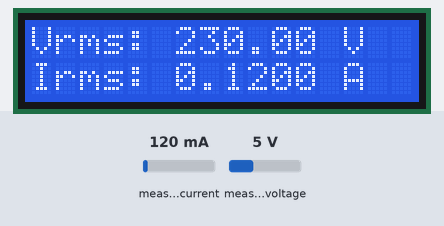
This sketch was run on a simulated Arduino Mega 2560, built with avr-gcc and run on an emulated ATmega2560. Shown: 16×2 character LCD. The test bench sets the inputs (shaded band); at power-on: measured current 120 mA, measured voltage 5 V. WiFi joins after 1.5 s; servers stay silent unless stated; uploads are accepted with an empty reply; what the sketch prints to the serial monitor is not drawn.

Above: at 3.7 s.
3.8 s: measured current set to 40 mA
At 9.4 s:
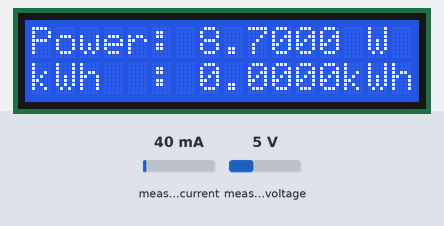
13.4 s: measured voltage set to 0.3 V
At 17.0 s:
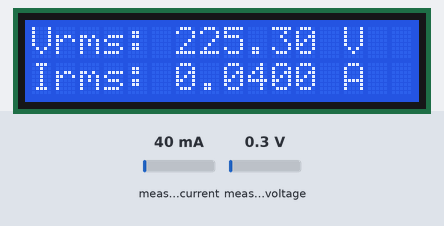
18.8 s: measured current set to 500 mA
At 21.1 s:
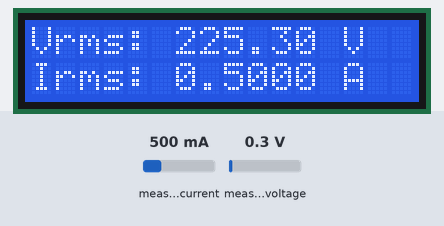
23.2 s: measured voltage set to 3.8 V
At 25.9 s:
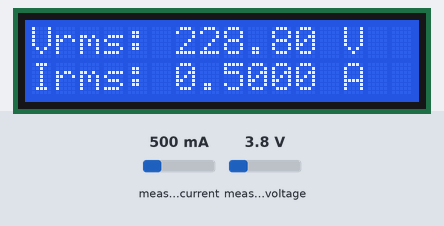
Timing chart, 0 to 27.4 s (numbered marks = the images above; inputs shaded):
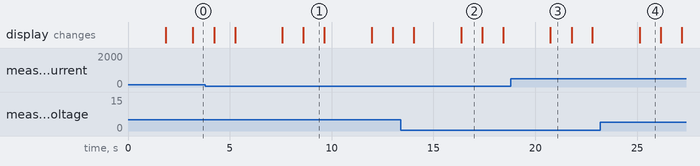

Measured:
- what the display in image 1 shows lasts 1.0 s, from 8.6 s to 9.6 s

The sketch:

pzem_working.ino
```cpp
#define BLYNK_TEMPLATE_ID "TMPL6UkXTp-zf"
#define BLYNK_TEMPLATE_NAME "PZEM  Project"
#define BLYNK_AUTH_TOKEN "Dh8IReGZ5HxDhofHcWqsXALSnNwoGhsw"
#define BLYNK_PRINT Serial
#include <WiFi.h>
#include <WiFiClient.h>
#include <HTTPClient.h>
#include <BlynkSimpleEsp32.h>
#include <Wire.h>
#include <LiquidCrystal_I2C.h>
LiquidCrystal_I2C lcd(0x27, 16, 2);


#include <PZEM004Tv30.h>


const char ssid[] = "s";
const char pass[] = "12345678";

   // change Gscript ID


// Timer for regular updates
BlynkTimer timer;

#if !defined(PZEM_RX_PIN) && !defined(PZEM_TX_PIN)
#define PZEM_RX_PIN 16
#define PZEM_TX_PIN 17
#endif

#if !defined(PZEM_SERIAL)
#define PZEM_SERIAL Serial2
#endif


#if defined(ESP32)
/*************************
 *  ESP32 initialization
 * ---------------------
 *
 * The ESP32 HW Serial interface can be routed to any GPIO pin
 * Here we initialize the PZEM on Serial2 with RX/TX pins 16 and 17
 */
PZEM004Tv30 pzem(PZEM_SERIAL, PZEM_RX_PIN, PZEM_TX_PIN);
#elif defined(ESP8266)
/*************************
 *  ESP8266 initialization
 * ---------------------
 *
 * Not all Arduino boards come with multiple HW Serial ports.
 * Serial2 is for example available on the Arduino MEGA 2560 but not Arduino Uno!
 * The ESP32 HW Serial interface can be routed to any GPIO pin
 * Here we initialize the PZEM on Serial2 with default pins
 */
//PZEM004Tv30 pzem(Serial1);
#else
/*************************
 *  Arduino initialization
 * ---------------------
 *
 * Not all Arduino boards come with multiple HW Serial ports.
 * Serial2 is for example available on the Arduino MEGA 2560 but not Arduino Uno!
 * The ESP32 HW Serial interface can be routed to any GPIO pin
 * Here we initialize the PZEM on Serial2 with default pins
 */
PZEM004Tv30 pzem(PZEM_SERIAL);
#endif
   // change Gscript ID

// Variables for energy calculation
float kWh = 0.000000;
unsigned long lastMillis = millis();

String GOOGLE_SCRIPT_ID = "AKfycbyW563HAe2Wk9qpgO8ectUuURNzUi8JfWX1uqA6hvCE_5tmcABjkGyi2AUOvdbZPtpf";    // change Gscript ID


void setup() {
    // Debugging Serial port
    Serial.begin(115200);
    Blynk.begin(BLYNK_AUTH_TOKEN, ssid, pass);

    // Initialize the LCD
    lcd.begin();
    lcd.backlight();

    // Uncomment in order to reset the internal energy counter
    // pzem.resetEnergy()
}

void loop() {
    // Print the custom address of the PZEM
    Serial.print("Custom Address:");
    Serial.println(pzem.readAddress(), HEX);

    // Read the data from the sensor
    float voltage = pzem.voltage();
    float current = pzem.current();
    float power = pzem.power();
    float energy = pzem.energy();
    float frequency = pzem.frequency();
    float pf = pzem.pf();


    float unit = 0.000000 ;
     unit = kWh - 0.0;

    float cost = 0;
     if (unit < 32)
     {
        cost = unit*38;
     }
  /*   else if (32<unit=<64)
     {
        cost = unit
     }
*/
    // Check if the data is valid
    if(isnan(voltage)){
        Serial.println("Error reading voltage");
    } else if (isnan(current)) {
        Serial.println("Error reading current");
    } else if (isnan(power)) {
        Serial.println("Error reading power");
    } else if (isnan(energy)) {
        Serial.println("Error reading energy");
    } else if (isnan(frequency)) {
        Serial.println("Error reading frequency");
    } else if (isnan(pf)) {
        Serial.println("Error reading power factor");
    } else {

  // Calculate energy consumed in kWh
  unsigned long currentMillis = millis();
  kWh += power * (currentMillis - lastMillis) / 3600000000.0;
  lastMillis = currentMillis;

        // Print the values to the Serial console
        Serial.print("Voltage: ");      Serial.print(voltage);      Serial.println("V");
        Serial.print("Current: ");      Serial.print(current);      Serial.println("A");
        Serial.print("Power: ");        Serial.print(power);        Serial.println("W");
        Serial.print("Energy: ");       Serial.print(kWh, 4);        Serial.println("kWh");
        Serial.print("Frequency: ");    Serial.print(frequency, 1); Serial.println("Hz");
        Serial.print("PF: ");           Serial.println(pf);
        Serial.print("Unit: ");         Serial.println(unit, 4);
        Serial.print("Cost: ");         Serial.print("Rs");           Serial.println(cost,4);


    }

    String urlFinal = "https://script.google.com/macros/s/"+GOOGLE_SCRIPT_ID+"/exec?"+"voltage="+ String(voltage)+ "&current=" + String(current)+ "&power=" + String(power)+ "&kWh=" + String(kWh, 4)+ "&unit=" + String(unit, 4)+ "&cost=" + String(cost, 4);
    Serial.print("POST data to spreadsheet:");
    Serial.println(urlFinal);
    HTTPClient http;
    http.begin(urlFinal.c_str());
    http.setFollowRedirects(HTTPC_STRICT_FOLLOW_REDIRECTS);
    int httpCode = http.GET();
    Serial.print("HTTP Status Code: ");
    Serial.println(httpCode);
    //---------------------------------------------------------------------
    //getting response from google sheet
    String payload;
    if (httpCode > 0) {
        payload = http.getString();
        Serial.println("Payload: "+payload);
    }
    //---------------------------------------------------------------------
    http.end();
  delay(1000);


      // Send data to Blynk
  Blynk.virtualWrite(V0, voltage);
  Blynk.virtualWrite(V1, current);
  Blynk.virtualWrite(V2, power);
  Blynk.virtualWrite(V3, kWh );
  Blynk.virtualWrite(V7, unit);
  Blynk.virtualWrite(V8, cost);


  // Update the LCD with the new values
  lcd.clear();
  lcd.setCursor(0, 0);
  lcd.print("Vrms: ");
  lcd.print(voltage, 2);
  lcd.print(" V");

  lcd.setCursor(0, 1);
  lcd.print("Irms: ");
  lcd.print(current, 4);
  lcd.print(" A");

  delay(1000);

  lcd.clear();
  lcd.setCursor(0, 0);
  lcd.print("Power: ");
  lcd.print(power, 4);
  lcd.print(" W");

  lcd.setCursor(0, 1);
  lcd.print("kWh  : ");
  lcd.print(kWh, 4);
  lcd.print("kWh");

  delay(1000);

  lcd.clear();
  lcd.setCursor(0, 0);
  lcd.print("Unit : ");
  lcd.print(unit, 4);

  lcd.setCursor(0, 1);
  lcd.print("Cost:");
  lcd.print("RS ");
  lcd.print(cost, 4);
  delay(1000);

  Serial.println();
  Blynk.run();
  timer.run();

}
```
